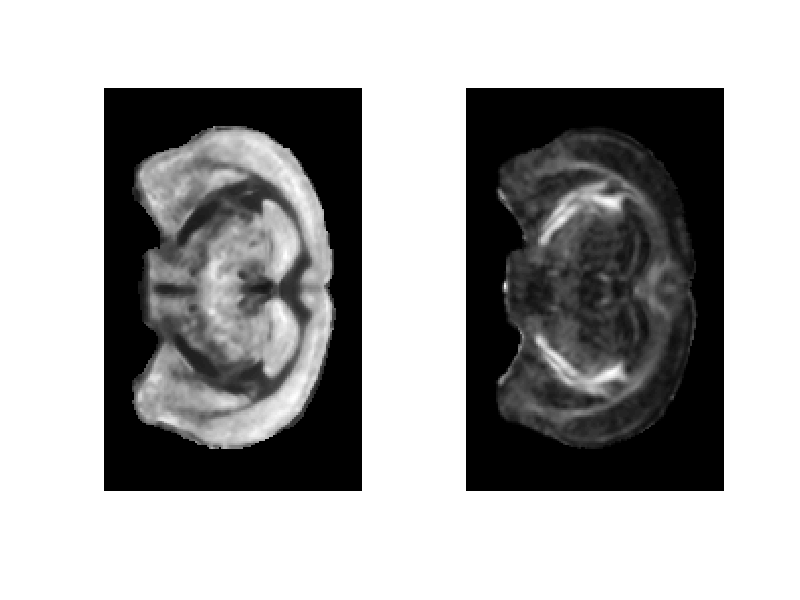

Recreate this plot in MATLAB.
% Reconstuct slice/volume data from voxel histology generated from MRH_testing.mlx.
%After running the demo, the result vitual histology will show up.

% -   - Zifei Liang (zifei.liang@nyumc.org)

% Using code please refer our work:
% Inferring Maps of Cellular Structures from MRI Signals using Deep Learning
% https://www.biorxiv.org/content/10.1101/2020.05.01.072561v1
clc; clear; close all;
%load the predicted voxel-wise histology, one example save under /Output
load YPred_auto.mat;
halfsize_input = 1;
stride = 1;
count=0;
[A,B,C,length]=size(YPred);
% The following hei and wid need to be modified by USERS according to their own data.
% In our work, the data matrix size is 200x128x280. We process slice by
% slice. Then one single slice hei = 200, wid = 128; 
hei = 200; wid = 128;
ns_data=zeros(hei,wid);fa_data = ns_data; %md_data=ns_data; %ref_data = ns_data;
%     label_data=ns_data;
for x = 1+halfsize_input : stride : hei-halfsize_input
    for y = 1+halfsize_input :stride : wid-halfsize_input
        count=count+1;
        if count< length
            ns_data(x,y)=YPred(halfsize_input+1,halfsize_input+1,:,count);
            fa_data(x,y) = fa(halfsize_input+1,halfsize_input+1,:,count);
        else
        end
    end
end
ns_data = ns_data.*double(logical(fa_data));
figure; subplot(1,2,1);imshow(ns_data,[]);subplot(1,2,2); imshow(fa_data,[]);